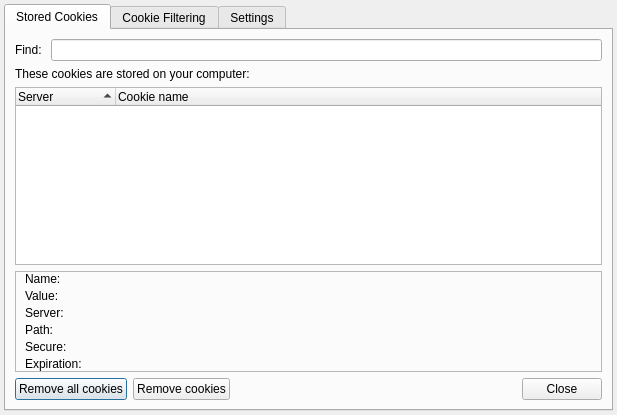
<?xml version="1.0" encoding="UTF-8"?>
<ui version="4.0">
 <class>CookieManager</class>
 <widget class="QDialog" name="CookieManager">
  <property name="geometry">
   <rect>
    <x>0</x>
    <y>0</y>
    <width>617</width>
    <height>415</height>
   </rect>
  </property>
  <property name="windowTitle">
   <string>Cookies</string>
  </property>
  <layout class="QHBoxLayout" name="horizontalLayout">
   <property name="leftMargin">
    <number>4</number>
   </property>
   <property name="topMargin">
    <number>4</number>
   </property>
   <property name="rightMargin">
    <number>4</number>
   </property>
   <property name="bottomMargin">
    <number>4</number>
   </property>
   <item>
    <widget class="QTabWidget" name="tabWidget">
     <property name="currentIndex">
      <number>0</number>
     </property>
     <widget class="QWidget" name="tab">
      <attribute name="title">
       <string>Stored Cookies</string>
      </attribute>
      <layout class="QGridLayout" name="gridLayout">
       <item row="0" column="0">
        <widget class="QLabel" name="label">
         <property name="text">
          <string>Find: </string>
         </property>
        </widget>
       </item>
       <item row="0" column="1">
        <widget class="QLineEdit" name="search"/>
       </item>
       <item row="1" column="0" colspan="2">
        <widget class="QLabel" name="label_2">
         <property name="text">
          <string>These cookies are stored on your computer:</string>
         </property>
        </widget>
       </item>
       <item row="2" column="0" colspan="2">
        <widget class="TreeWidget" name="cookieTree">
         <property name="sortingEnabled">
          <bool>true</bool>
         </property>
         <column>
          <property name="text">
           <string>Server</string>
          </property>
         </column>
         <column>
          <property name="text">
           <string>Cookie name</string>
          </property>
         </column>
        </widget>
       </item>
       <item row="3" column="0" colspan="2">
        <widget class="QFrame" name="frame">
         <property name="frameShape">
          <enum>QFrame::StyledPanel</enum>
         </property>
         <property name="frameShadow">
          <enum>QFrame::Raised</enum>
         </property>
         <layout class="QGridLayout" name="gridLayout_2">
          <property name="topMargin">
           <number>0</number>
          </property>
          <property name="rightMargin">
           <number>0</number>
          </property>
          <property name="bottomMargin">
           <number>0</number>
          </property>
          <property name="horizontalSpacing">
           <number>6</number>
          </property>
          <property name="verticalSpacing">
           <number>3</number>
          </property>
          <item row="0" column="0">
           <widget class="QLabel" name="label_3">
            <property name="sizePolicy">
             <sizepolicy hsizetype="Fixed" vsizetype="Preferred">
              <horstretch>0</horstretch>
              <verstretch>0</verstretch>
             </sizepolicy>
            </property>
            <property name="text">
             <string>Name:</string>
            </property>
            <property name="alignment">
             <set>Qt::AlignLeading|Qt::AlignLeft|Qt::AlignVCenter</set>
            </property>
           </widget>
          </item>
          <item row="1" column="0">
           <widget class="QLabel" name="label_4">
            <property name="text">
             <string>Value:</string>
            </property>
           </widget>
          </item>
          <item row="2" column="0">
           <widget class="QLabel" name="label_5">
            <property name="text">
             <string>Server:</string>
            </property>
           </widget>
          </item>
          <item row="3" column="0">
           <widget class="QLabel" name="label_6">
            <property name="text">
             <string>Path:</string>
            </property>
           </widget>
          </item>
          <item row="4" column="0">
           <widget class="QLabel" name="label_7">
            <property name="text">
             <string>Secure:</string>
            </property>
           </widget>
          </item>
          <item row="5" column="0">
           <widget class="QLabel" name="label_8">
            <property name="text">
             <string>Expiration:</string>
            </property>
           </widget>
          </item>
          <item row="0" column="1">
           <widget class="SqueezeLabelV2" name="name">
            <property name="text">
             <string>&lt;cookie not selected&gt;</string>
            </property>
            <property name="textInteractionFlags">
             <set>Qt::LinksAccessibleByMouse|Qt::TextSelectableByMouse</set>
            </property>
           </widget>
          </item>
          <item row="1" column="1">
           <widget class="SqueezeLabelV2" name="value">
            <property name="text">
             <string>&lt;cookie not selected&gt;</string>
            </property>
            <property name="textInteractionFlags">
             <set>Qt::LinksAccessibleByMouse|Qt::TextSelectableByMouse</set>
            </property>
           </widget>
          </item>
          <item row="2" column="1">
           <widget class="SqueezeLabelV2" name="server">
            <property name="text">
             <string>&lt;cookie not selected&gt;</string>
            </property>
            <property name="textInteractionFlags">
             <set>Qt::LinksAccessibleByMouse|Qt::TextSelectableByMouse</set>
            </property>
           </widget>
          </item>
          <item row="3" column="1">
           <widget class="QLabel" name="path">
            <property name="text">
             <string>&lt;cookie not selected&gt;</string>
            </property>
            <property name="textInteractionFlags">
             <set>Qt::LinksAccessibleByMouse|Qt::TextSelectableByMouse</set>
            </property>
           </widget>
          </item>
          <item row="4" column="1">
           <widget class="SqueezeLabelV2" name="secure">
            <property name="text">
             <string>&lt;cookie not selected&gt;</string>
            </property>
            <property name="textInteractionFlags">
             <set>Qt::LinksAccessibleByMouse|Qt::TextSelectableByMouse</set>
            </property>
           </widget>
          </item>
          <item row="5" column="1">
           <widget class="SqueezeLabelV2" name="expiration">
            <property name="text">
             <string>&lt;cookie not selected&gt;</string>
            </property>
            <property name="textInteractionFlags">
             <set>Qt::LinksAccessibleByMouse|Qt::TextSelectableByMouse</set>
            </property>
           </widget>
          </item>
         </layout>
        </widget>
       </item>
       <item row="4" column="0" colspan="2">
        <widget class="QFrame" name="frame_2">
         <property name="frameShape">
          <enum>QFrame::NoFrame</enum>
         </property>
         <property name="frameShadow">
          <enum>QFrame::Raised</enum>
         </property>
         <layout class="QHBoxLayout" name="horizontalLayout_2">
          <property name="leftMargin">
           <number>0</number>
          </property>
          <property name="topMargin">
           <number>0</number>
          </property>
          <property name="rightMargin">
           <number>0</number>
          </property>
          <property name="bottomMargin">
           <number>0</number>
          </property>
          <item>
           <widget class="QPushButton" name="removeAll">
            <property name="text">
             <string>Remove all cookies</string>
            </property>
           </widget>
          </item>
          <item>
           <widget class="QPushButton" name="removeOne">
            <property name="text">
             <string>Remove cookies</string>
            </property>
           </widget>
          </item>
          <item>
           <widget class="QDialogButtonBox" name="close">
            <property name="sizePolicy">
             <sizepolicy hsizetype="Expanding" vsizetype="Fixed">
              <horstretch>0</horstretch>
              <verstretch>0</verstretch>
             </sizepolicy>
            </property>
            <property name="standardButtons">
             <set>QDialogButtonBox::Close</set>
            </property>
           </widget>
          </item>
         </layout>
        </widget>
       </item>
      </layout>
     </widget>
     <widget class="QWidget" name="tab_2">
      <attribute name="title">
       <string>Cookie Filtering</string>
      </attribute>
      <layout class="QGridLayout" name="gridLayout_3">
       <item row="0" column="0">
        <widget class="QLabel" name="label_9">
         <property name="text">
          <string>&lt;b&gt;Cookie whitelist&lt;/b&gt;</string>
         </property>
        </widget>
       </item>
       <item row="1" column="0" colspan="2">
        <widget class="QLabel" name="label_11">
         <property name="text">
          <string>Cookies from these servers will ALWAYS be accepted (even if you have disabled saving cookies)</string>
         </property>
         <property name="wordWrap">
          <bool>true</bool>
         </property>
        </widget>
       </item>
       <item row="2" column="1">
        <layout class="QVBoxLayout" name="verticalLayout">
         <item>
          <spacer name="verticalSpacer">
           <property name="orientation">
            <enum>Qt::Vertical</enum>
           </property>
           <property name="sizeHint" stdset="0">
            <size>
             <width>20</width>
             <height>40</height>
            </size>
           </property>
          </spacer>
         </item>
         <item>
          <widget class="QPushButton" name="whiteAdd">
           <property name="text">
            <string>Add</string>
           </property>
          </widget>
         </item>
         <item>
          <widget class="QPushButton" name="whiteRemove">
           <property name="text">
            <string>Remove</string>
           </property>
          </widget>
         </item>
        </layout>
       </item>
       <item row="2" column="0">
        <widget class="QListWidget" name="whiteList">
         <property name="sortingEnabled">
          <bool>true</bool>
         </property>
        </widget>
       </item>
       <item row="3" column="0">
        <widget class="QLabel" name="label_10">
         <property name="text">
          <string>&lt;b&gt;Cookie blacklist&lt;/b&gt;</string>
         </property>
        </widget>
       </item>
       <item row="4" column="0" colspan="2">
        <widget class="QLabel" name="label_12">
         <property name="text">
          <string>Cookies from these servers will NEVER be accepted</string>
         </property>
         <property name="wordWrap">
          <bool>true</bool>
         </property>
        </widget>
       </item>
       <item row="5" column="0">
        <widget class="QListWidget" name="blackList">
         <property name="sortingEnabled">
          <bool>true</bool>
         </property>
        </widget>
       </item>
       <item row="5" column="1">
        <layout class="QVBoxLayout" name="verticalLayout_2">
         <item>
          <spacer name="verticalSpacer_2">
           <property name="orientation">
            <enum>Qt::Vertical</enum>
           </property>
           <property name="sizeHint" stdset="0">
            <size>
             <width>20</width>
             <height>40</height>
            </size>
           </property>
          </spacer>
         </item>
         <item>
          <widget class="QPushButton" name="blackAdd">
           <property name="text">
            <string>Add</string>
           </property>
          </widget>
         </item>
         <item>
          <widget class="QPushButton" name="blackRemove">
           <property name="text">
            <string>Remove</string>
           </property>
          </widget>
         </item>
        </layout>
       </item>
       <item row="6" column="0" colspan="2">
        <widget class="QDialogButtonBox" name="close2">
         <property name="standardButtons">
          <set>QDialogButtonBox::Close</set>
         </property>
        </widget>
       </item>
      </layout>
     </widget>
     <widget class="QWidget" name="tab_3">
      <attribute name="title">
       <string>Settings</string>
      </attribute>
      <layout class="QGridLayout" name="gridLayout_4">
       <item row="1" column="0">
        <spacer name="horizontalSpacer_2">
         <property name="orientation">
          <enum>Qt::Horizontal</enum>
         </property>
         <property name="sizeType">
          <enum>QSizePolicy::Fixed</enum>
         </property>
         <property name="sizeHint" stdset="0">
          <size>
           <width>10</width>
           <height>20</height>
          </size>
         </property>
        </spacer>
       </item>
       <item row="4" column="1">
        <widget class="QCheckBox" name="filter3rdParty">
         <property name="text">
          <string>Filter 3rd party cookies</string>
         </property>
        </widget>
       </item>
       <item row="0" column="0" colspan="3">
        <widget class="QLabel" name="label_13">
         <property name="text">
          <string>&lt;b&gt;Cookie Settings&lt;/b&gt;</string>
         </property>
        </widget>
       </item>
       <item row="1" column="1" colspan="2">
        <widget class="QCheckBox" name="saveCookies">
         <property name="text">
          <string>Allow storing of cookies</string>
         </property>
        </widget>
       </item>
       <item row="3" column="1" colspan="2">
        <widget class="QCheckBox" name="filterTracking">
         <property name="text">
          <string>Filter tracking cookies</string>
         </property>
        </widget>
       </item>
       <item row="5" column="1" colspan="2">
        <widget class="QCheckBox" name="deleteCookiesOnClose">
         <property name="text">
          <string>Delete cookies on close</string>
         </property>
        </widget>
       </item>
       <item row="8" column="3">
        <widget class="QDialogButtonBox" name="close3">
         <property name="standardButtons">
          <set>QDialogButtonBox::Close</set>
         </property>
        </widget>
       </item>
       <item row="6" column="3">
        <spacer name="verticalSpacer_3">
         <property name="orientation">
          <enum>Qt::Vertical</enum>
         </property>
         <property name="sizeHint" stdset="0">
          <size>
           <width>20</width>
           <height>40</height>
          </size>
         </property>
        </spacer>
       </item>
      </layout>
     </widget>
    </widget>
   </item>
  </layout>
 </widget>
 <customwidgets>
  <customwidget>
   <class>TreeWidget</class>
   <extends>QTreeWidget</extends>
   <header>treewidget.h</header>
  </customwidget>
  <customwidget>
   <class>SqueezeLabelV2</class>
   <extends>QLabel</extends>
   <header>squeezelabelv2.h</header>
  </customwidget>
 </customwidgets>
 <resources/>
 <connections/>
</ui>
